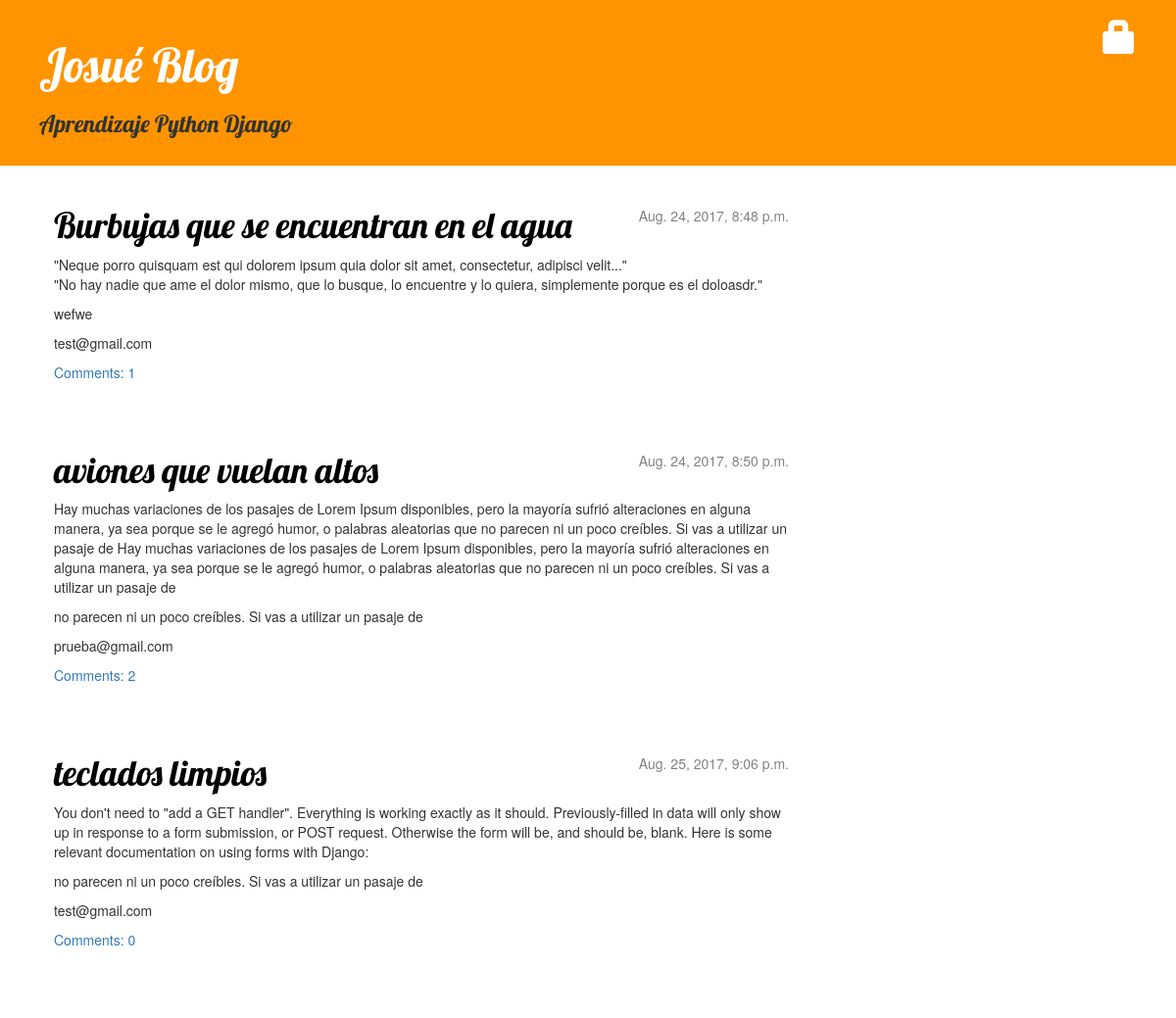
The page / on the database its author committed.
### blog/models.py (models this page shows, shortened)
class Post(models.Model):
	author = models.ForeignKey('auth.User')
	title = models.CharField(max_length=200)
	text = models.TextField()
	more_text = models.CharField(max_length=100, null=True)
	email = models.EmailField(null=True)
	created_date = models.DateTimeField(
		default=timezone.now)
	published_date = models.DateTimeField(
		blank=True, null=True)
	def approved_comments(self):
		return self.comments.filter(approved_comment=True)

### blog/views.py (the view)
# urls.py: url(r'^$', views.post_list),
def post_list(request):
    posts = Post.objects.filter(published_date__lte=timezone.now()).order_by('published_date')
    return render(request, 'blog/post_list.html', {'posts': posts})

### blog/templates/blog/post_list.html (shortened to what this page needs)
{% extends 'blog/base.html' %}
		{% block content %}
			{% for post in posts %}
			    <div class="post">
                            	<div class="date">
                                {{ post.published_date }}
                            	</div>
			    			<h1><a href="{% url 'post_detail' pk=post.pk %}">{{ post.title }}</a></h1>
                            <p>{{ post.text|linebreaksbr }}</p>
							<p>{{ post.more_text|linebreaksbr }}</p>
							<p>{{ post.email|linebreaksbr }}</p>
							<a href="{% url 'post_detail' pk=post.pk %}">Comments: {{ post.approved_comments.count }}</a>
                            </div>
			{% endfor %}
   		 {% endblock content %}

### blog/static/css/blog.css (style rules this page uses)
h1, h2, h3, h4 { font-family: 'Lobster', cursive; }
.date { float: right; color: #828282; }
.post { margin-bottom: 70px; }
.post h1 a, .post h1 a:visited { color: #000000; }

### rows shown on the page
Post: published_date "Aug. 24, 2017, 8:48 p.m.", title "Burbujas que se encuentran en el agua", text "\"Neque porro quisquam est qui dolorem ipsum quia dolor sit amet, consectetur, adipisci velit...\" \"No hay nadie que ame el dolor mismo, que lo busque, lo encuentre y lo quiera, simplemente porque es el doloasdr.\"", more_text "wefwe", email "test@gmail.com", approved_comments.count "1"
Post: published_date "Aug. 24, 2017, 8:50 p.m.", title "aviones que vuelan altos", text "Hay muchas variaciones de los pasajes de Lorem Ipsum disponibles, pero la mayoría sufrió alteraciones en alguna manera, ya sea porque se le agregó humor, o palabras aleatorias que no parecen ni un poco creíbles. Si vas a utilizar un pasaje de Hay muchas variaciones de los pasajes de Lorem Ipsum disponibles, pero la mayoría sufrió alteraciones en alguna manera, ya sea porque se le agregó humor, o palabras aleatorias que no parecen ni un poco creíbles. Si vas a utilizar un pasaje de", more_text "no parecen ni un poco creíbles. Si vas a utilizar un pasaje de", email "prueba@gmail.com", approved_comments.count "2"
Post: published_date "Aug. 25, 2017, 9:06 p.m.", title "teclados limpios", text "You don't need to \"add a GET handler\". Everything is working exactly as it should. Previously-filled in data will only show up in response to a form submission, or POST request. Otherwise the form will be, and should be, blank. Here is some relevant documentation on using forms with Django:", more_text "no parecen ni un poco creíbles. Si vas a utilizar un pasaje de", email "test@gmail.com", approved_comments.count "0"
